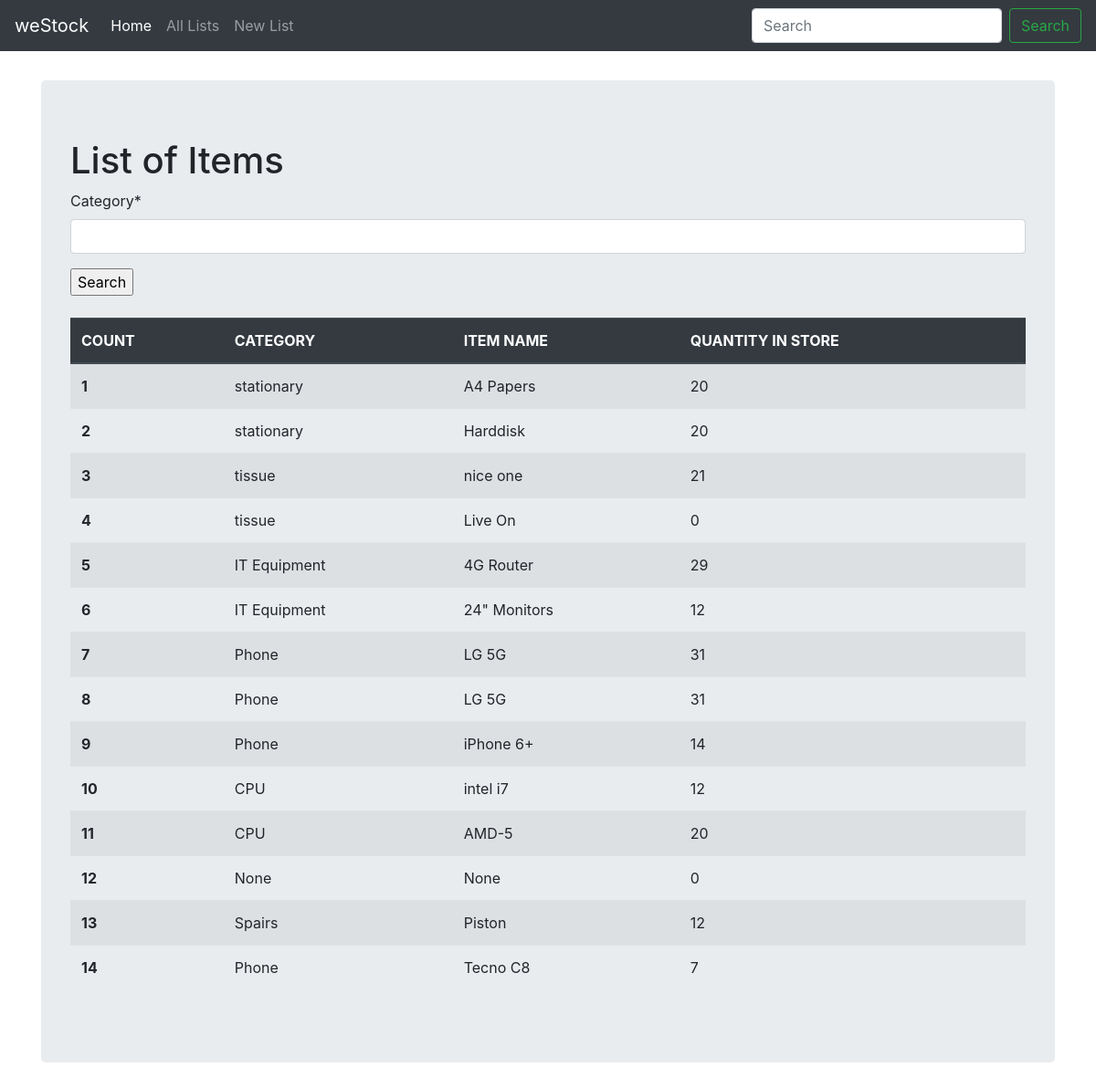
Page /lists/ on the committed database.
### stock/models.py (models this page shows, shortened)
class Stock(models.Model):
    category = models.CharField(max_length=50, blank=False, null=False)
    item_name = models.CharField(max_length=50, blank=False, null=False)
    quantity = models.IntegerField(default='0', blank=False, null=False)
    receive_quantity = models.IntegerField(default='0', blank=True, null=True)
    receive_by = models.CharField(max_length=50, blank=True, null=True)
    issue_quantity = models.IntegerField(default='0', blank=True, null=True)
    issue_by = models.CharField(max_length=50, blank=True, null=True)
    issue_to = models.CharField(max_length=50, blank=True, null=True)
    phone_number = models.CharField(max_length=50, blank=True, null=True)
    created_by = models.CharField(max_length=50, blank=True, null=True)
    reorder_level = models.IntegerField(default='0', blank=True, null=True)
    last_updated = models.DateTimeField(auto_now_add=False, auto_now=True)
    export_to_CSV = models.BooleanField(default=False)

### stock/views.py (the view, shortened to what this page needs)
# urls.py: path('lists/', views.list_items, name='list_items'),
def list_items(request):
    header = 'List of Items'
    form = StockSearchForm(request.POST or None)
    queryset = Stock.objects.all()
    context = {
        "header": header,
        "items": queryset,
        'form': form
    }
    return render(request, "list_items.html", context)

### stock/forms.py
class StockSearchForm(forms.ModelForm):
    class Meta:
        model = Stock
        fields = ['category']

### stock/templates/list_items.html (shortened to what this page needs)
{% load static %}
 {% load crispy_forms_filters %}
<!doctype html>
<html lang="en">
  <head>
<link href="{% static 'css/styles.css' %}" rel="stylesheet" />
<link href="{% static 'vendors/css/bootstrap.min.css' %}" rel="stylesheet" />
<link href="{% static 'vendors/js/jquery-3.4.1.slim.min.js' %}" rel="stylesheet" defer/>
<link href="{% static 'vendors/js/bootstrap.bundle.min.js' %}" rel="stylesheet" defer/>
<link href="{% static 'vendors/css/navbar-top-fixed.css' %}" rel="stylesheet" />
  </head>
  <body>
    {% include 'navbar.html' %}
<main role="main" class="container">
  <div class="jumbotron">
    <h1>{{header}}</h1>
	<form method='POST' action=''>{% csrf_token %}
    	{{form|crispy}}
        <input type="submit" value='Search'/>
	</form>
	<br>
    <table class="table table-striped">
		<thead class="thead-dark">
			<tr>
			<th scope="col">COUNT</th>
			<th scope="col">CATEGORY</th>
			<th scope="col">ITEM NAME</th>
			<th scope="col">QUANTITY IN STORE</th>
			</tr>
		</thead>
		<tbody>
			{% for item in items %}
				<tr>
				<th scope="row">{{forloop.counter}}</th>
					<td>{{item.category}}</td>
					<td>{{item.item_name}}</td>
					<td>{{item.quantity}}</td>
				</tr>
			{% endfor %}
		</tbody>
	</table>
  </div>
</main>
</html>

### stock/templates/list_items.html (style rules this page uses)
.table tr:nth-child(odd) { background-color: #bbcae4, }
.table tr:nth-child(even) { background-color: #dae5f4, }
body { min-height: 75rem; padding-top: 5.5rem; }

### rows in the picture
Stock: category "stationary", item_name "A4 Papers", quantity "20"
Stock: category "stationary", item_name "Harddisk", quantity "20"
Stock: category "tissue", item_name "nice one", quantity "21"
Stock: category "tissue", item_name "Live On", quantity "0"
Stock: category "IT Equipment", item_name "4G Router", quantity "29"
Stock: category "IT Equipment", item_name "24\" Monitors", quantity "12"
Stock: category "Phone", item_name "LG 5G", quantity "31"
Stock: category "Phone", item_name "LG 5G", quantity "31"
Stock: category "Phone", item_name "iPhone 6+", quantity "14"
Stock: category "CPU", item_name "intel i7", quantity "12"
Stock: category "CPU", item_name "AMD-5", quantity "20"
Stock: category "None", item_name "None", quantity "0"
Stock: category "Spairs", item_name "Piston", quantity "12"
Stock: category "Phone", item_name "Tecno C8", quantity "7"

### other values in the picture
{{ header }} "List of Items"
